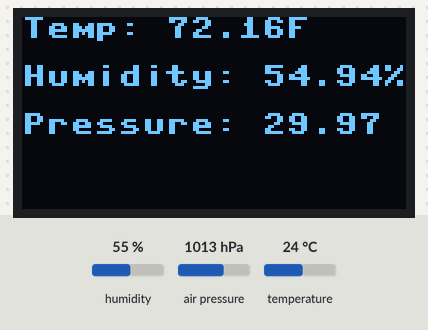
A program run on a simulated Raspberry Pi Pico running MicroPython. On the bench: 128×64 one-colour display. The inputs (shaded band) are chosen by the test bench; at power-on: humidity 55 %, air pressure 1013 hPa, temperature 24 °C. Library files of the repository ran but are not shown: BME280.py, ssd1306.py.

Above: at 1.2 s.
1.3 s: humidity set to 22 %
At 6.6 s:
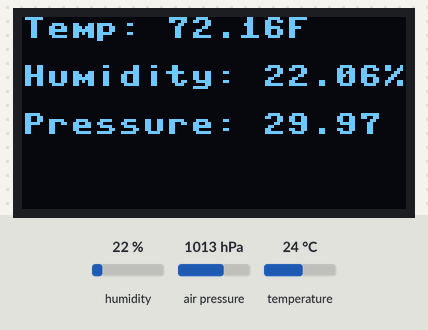
6.9 s: air pressure set to 952 hPa
At 11.5 s:
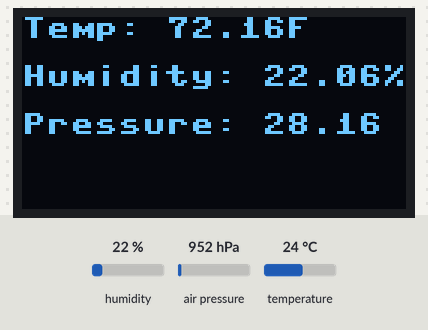
12.1 s: temperature set to 12 °C
At 16.4 s:
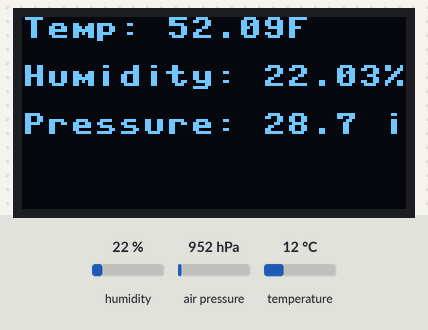
17.3 s: humidity set to 40 %
At 22.4 s:
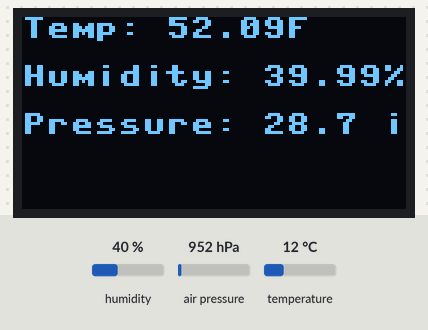
Timing chart, 0 to 23.6 s (numbered marks = the images above; inputs shaded):
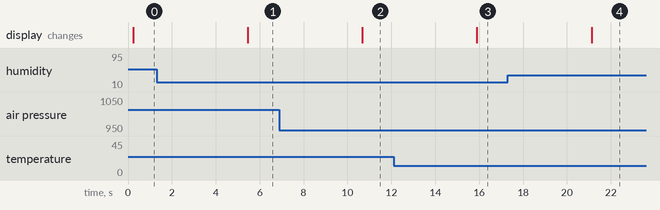

Measured:
- after the input at 1.3 s, the display: changes after 4.2 s (image 1)
- after the input at 6.9 s, the display: changes after 3.8 s (image 2)
- after the input at 12.1 s, the display: changes after 3.8 s (image 3)
- after the input at 17.3 s, the display: changes after 3.8 s (image 4)

The program:

bme280-oled96.py
```python
from machine import Pin, SoftI2C
from time import sleep
import BME280
import ssd1306

#BME I2C pins
i2c_bme = SoftI2C(scl=Pin(5), sda=Pin(4), freq=10000)

#OLED I2C pins
i2c_oled = SoftI2C(scl=Pin(1), sda=Pin(0))
oled_width = 128
oled_height = 64
oled = ssd1306.SSD1306_I2C(oled_width, oled_height, i2c_oled)

while True:
    try:
        # Initialize BME280 sensor
        bme = BME280.BME280(i2c=i2c_bme)

        # Read sensor data
        tempC = bme.temperature
        hum = bme.humidity
        pres = bme.pressure

        # Convert temperature to fahrenheit
        tempF = (bme.read_temperature()/100) * (9/5) + 32
        tempF = str(round(tempF, 2)) + 'F'

        # Convert pressure to inHg
        pres_value = float(pres[:-3])  # Remove 'hPa' from the string and convert to float
        pres_inHg = round(pres_value * 0.02953, 2)
        pres_inHg = str(pres_inHg) + ' inHg'

        # Clear OLED display
        oled.fill(0)

        # Display sensor readings on OLED
        oled.text('Temp: ' + tempF, 0,0)
        oled.text('Humidity: ' + hum, 0,16)
        oled.text('Pressure: '+ pres_inHg, 0, 32)

        # Update OLED display
        oled.show()

    except Exception as e:
        # Handle any exceptions during sensor reading
        print('An error occurred:', e)

    sleep(5)
    oled.show()
```
